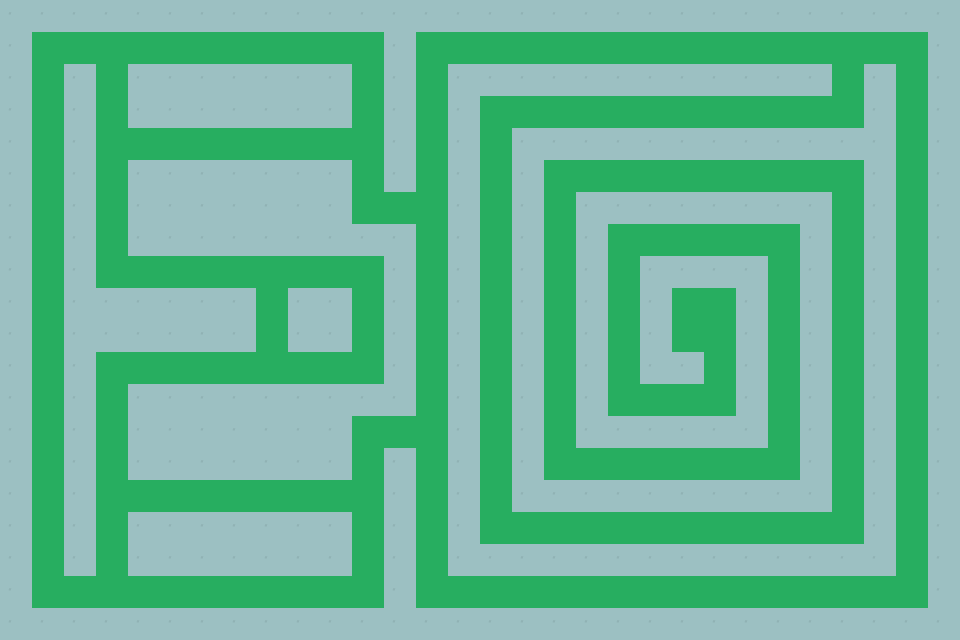

A 2D game scene composited from a Tiled map and its tileset images. What follows is a short description and the map's XML, with every tile layer's data as written:
An orthogonal 30x20 tile map with 32x32 px tiles, 2 tile layers (Walls, Floor).

<map version="1.9" tiledversion="1.9.2" orientation="orthogonal" renderorder="right-down" width="30" height="20" tilewidth="32" tileheight="32" infinite="0" nextlayerid="3" nextobjectid="1">
 <tileset firstgid="1" source="Kenney_basic.tsx" />
 <layer id="1" name="Walls" width="30" height="20">
  <properties>
   <property name="cost" value="10" />
  </properties>
  <data encoding="csv">
15,15,15,15,15,15,15,15,15,15,15,15,15,15,15,15,15,15,15,15,15,15,15,15,15,15,15,15,15,15,
15,0,0,0,0,0,0,0,0,0,0,0,15,0,0,0,0,0,0,0,0,0,0,0,0,0,0,0,0,15,
15,0,15,0,15,15,15,15,15,15,15,0,15,0,15,15,15,15,15,15,15,15,15,15,15,15,0,15,0,15,
15,0,15,0,15,15,15,15,15,15,15,0,15,0,15,0,0,0,0,0,0,0,0,0,0,0,0,15,0,15,
15,0,15,0,0,0,0,0,0,0,0,0,15,0,15,0,15,15,15,15,15,15,15,15,15,15,15,15,0,15,
15,0,15,0,15,15,15,15,15,15,15,0,15,0,15,0,15,0,0,0,0,0,0,0,0,0,0,15,0,15,
15,0,15,0,15,15,15,15,15,15,15,0,0,0,15,0,15,0,15,15,15,15,15,15,15,15,0,15,0,15,
15,0,15,0,15,15,15,15,15,15,15,15,15,0,15,0,15,0,15,0,0,0,0,0,0,15,0,15,0,15,
15,0,15,0,0,0,0,0,0,0,0,0,15,0,15,0,15,0,15,0,15,15,15,15,0,15,0,15,0,15,
15,0,15,15,15,15,15,15,0,15,15,0,15,0,15,0,15,0,15,0,15,0,0,15,0,15,0,15,0,15,
15,0,15,15,15,15,15,15,0,15,15,0,15,0,15,0,15,0,15,0,15,0,0,15,0,15,0,15,0,15,
15,0,15,0,0,0,0,0,0,0,0,0,15,0,15,0,15,0,15,0,15,15,0,15,0,15,0,15,0,15,
15,0,15,0,15,15,15,15,15,15,15,15,15,0,15,0,15,0,15,0,0,0,0,15,0,15,0,15,0,15,
15,0,15,0,15,15,15,15,15,15,15,0,0,0,15,0,15,0,15,15,15,15,15,15,0,15,0,15,0,15,
15,0,15,0,15,15,15,15,15,15,15,0,15,0,15,0,15,0,0,0,0,0,0,0,0,15,0,15,0,15,
15,0,15,0,0,0,0,0,0,0,0,0,15,0,15,0,15,15,15,15,15,15,15,15,15,15,0,15,0,15,
15,0,15,0,15,15,15,15,15,15,15,0,15,0,15,0,0,0,0,0,0,0,0,0,0,0,0,15,0,15,
15,0,15,0,15,15,15,15,15,15,15,0,15,0,15,15,15,15,15,15,15,15,15,15,15,15,15,15,0,15,
15,0,0,0,0,0,0,0,0,0,0,0,15,0,0,0,0,0,0,0,0,0,0,0,0,0,0,0,0,15,
15,15,15,15,15,15,15,15,15,15,15,15,15,15,15,15,15,15,15,15,15,15,15,15,15,15,15,15,15,15
</data>
 </layer>
 <layer id="2" name="Floor" width="30" height="20">
  <properties>
   <property name="cost" value="0" />
  </properties>
  <data encoding="csv">
0,0,0,0,0,0,0,0,0,0,0,0,0,0,0,0,0,0,0,0,0,0,0,0,0,0,0,0,0,0,
0,8,8,8,8,8,8,8,8,8,8,8,0,8,8,8,8,8,8,8,8,8,8,8,8,8,8,8,8,0,
0,8,0,8,0,0,0,0,0,0,0,8,0,8,0,0,0,0,0,0,0,0,0,0,0,0,8,0,8,0,
0,8,0,8,0,0,0,0,0,0,0,8,0,8,0,8,8,8,8,8,8,8,8,8,8,8,8,0,8,0,
0,8,0,8,8,8,8,8,8,8,8,8,0,8,0,8,0,0,0,0,0,0,0,0,0,0,0,0,8,0,
0,8,0,8,0,0,0,0,0,0,0,8,0,8,0,8,0,8,8,8,8,8,8,8,8,8,8,0,8,0,
0,8,0,8,0,0,0,0,0,0,0,8,8,8,0,8,0,8,0,0,0,0,0,0,0,0,8,0,8,0,
0,8,0,8,0,0,0,0,0,0,0,0,0,8,0,8,0,8,0,8,8,8,8,8,8,0,8,0,8,0,
0,8,0,8,8,8,8,8,8,8,8,8,0,8,0,8,0,8,0,8,0,0,0,0,8,0,8,0,8,0,
0,8,0,0,0,0,0,0,8,0,0,8,0,8,0,8,0,8,0,8,0,8,8,0,8,0,8,0,8,0,
0,8,0,0,0,0,0,0,8,0,0,8,0,8,0,8,0,8,0,8,0,8,8,0,8,0,8,0,8,0,
0,8,0,8,8,8,8,8,8,8,8,8,0,8,0,8,0,8,0,8,0,0,8,0,8,0,8,0,8,0,
0,8,0,8,0,0,0,0,0,0,0,0,0,8,0,8,0,8,0,8,8,8,8,0,8,0,8,0,8,0,
0,8,0,8,0,0,0,0,0,0,0,8,8,8,0,8,0,8,0,0,0,0,0,0,8,0,8,0,8,0,
0,8,0,8,0,0,0,0,0,0,0,8,0,8,0,8,0,8,8,8,8,8,8,8,8,0,8,0,8,0,
0,8,0,8,8,8,8,8,8,8,8,8,0,8,0,8,0,0,0,0,0,0,0,0,0,0,8,0,8,0,
0,8,0,8,0,0,0,0,0,0,0,8,0,8,0,8,8,8,8,8,8,8,8,8,8,8,8,0,8,0,
0,8,0,8,0,0,0,0,0,0,0,8,0,8,0,0,0,0,0,0,0,0,0,0,0,0,0,0,8,0,
0,8,8,8,8,8,8,8,8,8,8,8,0,8,8,8,8,8,8,8,8,8,8,8,8,8,8,8,8,0,
0,0,0,0,0,0,0,0,0,0,0,0,0,0,0,0,0,0,0,0,0,0,0,0,0,0,0,0,0,0
</data>
 </layer>
</map>
